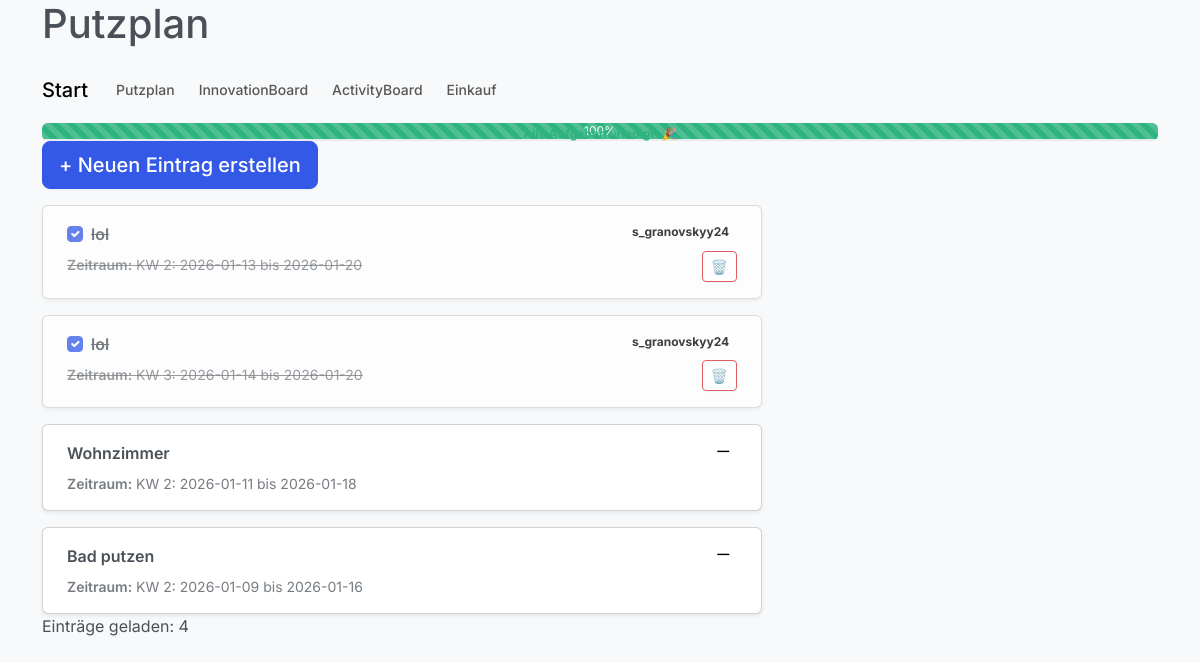
The page /putzplan/ (signed in) on the database its author committed.
### db.py (models this page shows)
class CleaningTemplate(db.Model):
    __tablename__ = 'CLEANING_TEMPLATE'
    template_id = db.Column(db.Integer, primary_key=True, index=True)
    wg_id = db.Column(db.Integer, db.ForeignKey('WG.wg_id'), nullable=False)
    name = db.Column(db.String, nullable=False)
    description = db.Column(db.String)
    frequency = db.Column(db.String, nullable=False)
    is_active = db.Column(db.Boolean, default=True)
    position = db.Column(db.Integer)
    wg = db.relationship('Wg', back_populates='cleaning_templates')
    tasks = db.relationship('CleaningTask', back_populates='template', cascade='all, delete-orphan')

class User(db.Model):
    __tablename__ = 'USER'
    user_id = db.Column(db.Integer, primary_key=True, index=True, unique=True)
    username = db.Column(db.String, nullable=False, unique=True)
    password_hash = db.Column(db.String, nullable=False, unique=True)
    email = db.Column(db.String, nullable=False, unique=True)
    role = db.Column(db.String, nullable=False)
    wg_id = db.Column(db.Integer, db.ForeignKey('WG.wg_id'), nullable=True)
    wg = db.relationship('Wg', back_populates='users')
    cleaning_tasks = db.relationship('CleaningTask', back_populates='assigned_user')
    activities_created = db.relationship('Activity', back_populates='creator')
    ideas = db.relationship('Idea', back_populates='creator',foreign_keys='Idea.created_by')
    idea_comments = db.relationship('Idea_Comment', back_populates='user')
    idea_likes = db.relationship('Idea_Like', back_populates='user')
    added_items = db.relationship('ShoppingItem', foreign_keys='ShoppingItem.added_by', back_populates='added_by_user')
    assigned_items = db.relationship('ShoppingItem', foreign_keys='ShoppingItem.assigned_to', back_populates='assigned_to_user')
    joined_activities = db.relationship(
        "Activity",
        secondary=activity_participants,
        back_populates="participants"
    )  #joined_activities

### app.py (the view, shortened to what this page needs)
@app.route("/putzplan/", methods=["GET", "POST"])
def putzplan():
    if 'user_id' not in session:
        return redirect(url_for('login'))
    form = PutzplanForm()
    if request.method == "POST":
        print("POST angekommen")
        print("form.validate_on_submit():", form.validate_on_submit())
        print("form.errors:", form.errors)
        print("zustaendig raw:", request.form.get("zustaendig"))
    all_users = User.query.all()
    putzplan_eintraege = (CleaningTemplate.query
                          .filter_by(wg_id=1, is_active=True) #wg_id = user.wg_id
                          .order_by(CleaningTemplate.template_id.desc())
                          .all())
    tasks = (CleaningTask.query
         .join(CleaningTemplate)
         .filter(CleaningTemplate.wg_id == 1)
         .all())
    total_tasks = len(tasks)
    completed_tasks = sum(1 for t in tasks if t.status == "completed")
    progress = int((completed_tasks / total_tasks) * 100) if total_tasks else 0
    return render_template("putzplan.html", form=form, all_users=all_users,putzplan=putzplan_eintraege,
                           total_tasks=total_tasks, completed_tasks=completed_tasks, progress=progress)

### docs/forms.py
class PutzplanForm(FlaskForm):
    aufgabe = StringField('Aufgabe', validators=[InputRequired(), Length(min=1, max=100)], render_kw={"placeholder": "z.B. Bad putzen"})
    zustaendig = StringField('Zuständig', validators=[InputRequired(), Length(min=1, max=50), UserExistsValidator()], render_kw={"placeholder": "z.B. Max"})
    woche = IntegerField('Kalenderwoche', validators=[InputRequired(), NumberRange(min=1, max=53)], render_kw={"placeholder": "1-53"})
    von_datum = DateField('Von', validators=[InputRequired()], render_kw={"placeholder": "DD.MM.YYYY"})
    bis_datum = DateField('Bis', validators=[InputRequired()], render_kw={"placeholder": "DD.MM.YYYY"})
    submit = SubmitField('Erstellen')

### templates/putzplan.html (shortened to what this page needs)
{% extends "base.html" %}
{% block content %}
<h1>Putzplan</h1>
<nav class="navbar navbar-expand-lg navbar-light bg-light">
  <a class="navbar-brand" href="{{ url_for('dashboard') }}">Start</a>
  <div class="navbar-nav">
    <a class="nav-link" href="{{ url_for('putzplan') }}">Putzplan</a>
    <a class="nav-link" href="{{ url_for('innovation_board') }}">InnovationBoard</a>
    <a class="nav-link" href="{{ url_for('activity_board') }}">ActivityBoard</a>
    <a class="nav-link" href="{{ url_for('einkaufsplan') }}">Einkauf</a>
</nav>
{% set remaining = 100 - progress %}
<div class="progress-stacked" style="height: 18px;">
  <div class="progress"
       role="progressbar"
       aria-label="Erledigt"
       aria-valuenow="{{ progress|int }}"
       aria-valuemin="0"
       aria-valuemax="100"
       style="width: {{ progress|int }}%;">
    <div class="progress-bar bg-success progress-bar-striped progress-bar-animated">
      {{ progress|int }}%
    </div>
  </div>
  {% if progress == 100 %}
    <div class="position-absolute top-5 start-50 translate-middle-x text-success fw-bold" style="padding-top: 2px;">
      Alle Aufgaben erledigt! 🎉
    </div>
  {% endif %}
</div>
<label for="modalToggle" class="btn btn-lg btn-primary">
    + Neuen Eintrag erstellen
</label>
<div class="d-flex flex-column gap-3 mt-3">
  {% for eintrag in putzplan %}
    {% set task = eintrag.tasks[0] if eintrag.tasks else None %}
    {% set assigned_name = (eintrag.tasks[0].assigned_user.username if eintrag.tasks and eintrag.tasks[0].assigned_user else "—") %}
    {% set is_done = (task and task.status == 'completed') %}
    <div class="card shadow-sm {% if is_done %}opacity-75{% endif %}" style="max-width: 720px; width: 100%;">
      <div class="card-body">
        <div class="d-flex justify-content-between align-items-start gap-3">
          <div class="flex-grow-1">
            {% if task %}
              <form method="POST" action="{{ url_for('toggle_cleaning_task', task_id=task.task_id) }}" class="m-0">
                <div class="form-check">
                  <input class="form-check-input"
                         type="checkbox"
                         id="task{{ task.task_id }}"
                         name="done"
                         onchange="this.form.submit()"
                         {% if is_done %}checked{% endif %}>
                  <label class="form-check-label fw-semibold {% if is_done %}text-decoration-line-through{% endif %}"
                         for="task{{ task.task_id }}">
                    {{ eintrag.name }}
                  </label>
                </div>
              </form>
            {% else %}
              <div class="fw-semibold">{{ eintrag.name }}</div>
            {% endif %}
            <div class="mt-2 small text-body-secondary {% if is_done %}text-decoration-line-through{% endif %}">
              <span class="fw-semibold">Zeitraum:</span> {{ eintrag.description }}
            </div>
          </div>
          <div class="d-flex flex-column align-items-end gap-2">
            <span class="badge text-bg-secondary">{{ assigned_name }}</span>
            {% if task %}
              <form method="POST" action="{{ url_for('delete_cleaning_task', template_id=eintrag.template_id) }}" class="m-0">
                <button type="submit"
                        class="btn btn-sm btn-outline-danger"
                        onclick="return confirm('Aufgabe wirklich löschen?');">
                  🗑️
                </button>
              </form>
            {% endif %}
          </div>
        </div>
      </div>
    </div>
  {% else %}
    <div class="alert alert-info" style="max-width: 720px;">
      Noch keine Einträge im Putzplan. Sei die/der Erste!
    </div>
  {% endfor %}
</div>
<p>Einträge geladen: {{ putzplan|length }}</p>
{%endblock %}

### rows shown on the page
CleaningTemplate: name "lol", description "KW 2: 2026-01-13 bis 2026-01-20"
User: username "s_granovskyy24"
CleaningTemplate: name "lol", description "KW 3: 2026-01-14 bis 2026-01-20"
CleaningTemplate: name "Wohnzimmer", description "KW 2: 2026-01-11 bis 2026-01-18", assigned_name "—"
CleaningTemplate: name "Bad putzen", description "KW 2: 2026-01-09 bis 2026-01-16", assigned_name "—"

### other values the page prints
{{ progress|int }} "100"
{{ putzplan|length }} "4"
